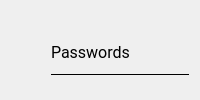
         <widget class="QWidget" name="widgetPasswords">
          <layout class="QVBoxLayout" name="verticalLayout_3">
           <item>
            <widget class="QFrame" name="framePasswordDashboard">
             <property name="frameShape">
              <enum>QFrame::NoFrame</enum>
             </property>
             <property name="frameShadow">
              <enum>QFrame::Raised</enum>
             </property>
             <widget class="QLineEdit" name="editSearch">
              <property name="geometry">
               <rect>
                <x>40</x>
                <y>100</y>
                <width>530</width>
                <height>25</height>
               </rect>
              </property>
              <property name="minimumSize">
               <size>
                <width>0</width>
                <height>25</height>
               </size>
              </property>
              <property name="maximumSize">
               <size>
                <width>16777215</width>
                <height>25</height>
               </size>
              </property>
              <property name="font">
               <font>
                <family>Roboto</family>
               </font>
              </property>
              <property name="inputMethodHints">
               <set>Qt::ImhLowercaseOnly|Qt::ImhNoAutoUppercase|Qt::ImhPreferLowercase|Qt::ImhPreferNumbers|Qt::ImhPreferUppercase|Qt::ImhUppercaseOnly</set>
              </property>
              <property name="text">
               <string/>
              </property>
              <property name="frame">
               <bool>true</bool>
              </property>
              <property name="placeholderText">
               <string>Search Name</string>
              </property>
              <property name="clearButtonEnabled">
               <bool>true</bool>
              </property>
             </widget>
             <widget class="QTableView" name="tablePasswords">
              <property name="geometry">
               <rect>
                <x>40</x>
                <y>150</y>
                <width>530</width>
                <height>242</height>
               </rect>
              </property>
              <property name="font">
               <font>
                <family>Roboto</family>
                <pointsize>9</pointsize>
               </font>
              </property>
              <property name="frameShape">
               <enum>QFrame::StyledPanel</enum>
              </property>
              <property name="horizontalScrollBarPolicy">
               <enum>Qt::ScrollBarAlwaysOn</enum>
              </property>
              <property name="autoScroll">
               <bool>false</bool>
              </property>
              <property name="editTriggers">
               <set>QAbstractItemView::NoEditTriggers</set>
              </property>
              <property name="tabKeyNavigation">
               <bool>false</bool>
              </property>
              <property name="showDropIndicator" stdset="0">
               <bool>true</bool>
              </property>
              <property name="alternatingRowColors">
               <bool>false</bool>
              </property>
              <property name="selectionMode">
               <enum>QAbstractItemView::SingleSelection</enum>
              </property>
              <property name="selectionBehavior">
               <enum>QAbstractItemView::SelectRows</enum>
              </property>
              <attribute name="horizontalHeaderMinimumSectionSize">
               <number>111</number>
              </attribute>
              <attribute name="horizontalHeaderDefaultSectionSize">
               <number>111</number>
              </attribute>
              <attribute name="verticalHeaderVisible">
               <bool>false</bool>
              </attribute>
             </widget>
             <widget class="QFrame" name="frame_4">
              <property name="geometry">
               <rect>
                <x>40</x>
                <y>530</y>
                <width>530</width>
                <height>40</height>
               </rect>
              </property>
              <property name="font">
               <font>
                <family>Roboto</family>
                <pointsize>9</pointsize>
               </font>
              </property>
              <property name="frameShape">
               <enum>QFrame::NoFrame</enum>
              </property>
              <layout class="QGridLayout" name="gridLayout">
               <property name="leftMargin">
                <number>0</number>
               </property>
               <property name="topMargin">
                <number>0</number>
               </property>
               <property name="rightMargin">
                <number>0</number>
               </property>
               <property name="bottomMargin">
                <number>0</number>
               </property>
               <property name="horizontalSpacing">
                <number>6</number>
               </property>
               <property name="verticalSpacing">
                <number>0</number>
               </property>
               <item row="0" column="2">
                <widget class="QPushButton" name="buttonDelete">
                 <property name="sizePolicy">
                  <sizepolicy hsizetype="Minimum" vsizetype="Fixed">
                   <horstretch>25</horstretch>
                   <verstretch>0</verstretch>
                  </sizepolicy>
                 </property>
                 <property name="minimumSize">
                  <size>
                   <width>0</width>
                   <height>27</height>
                  </size>
                 </property>
                 <property name="font">
                  <font>
                   <family>Roboto</family>
                   <pointsize>8</pointsize>
                  </font>
                 </property>
                 <property name="cursor">
                  <cursorShape>PointingHandCursor</cursorShape>
                 </property>
                 <property name="text">
                  <string>Delete</string>
                 </property>
                 <property name="icon">
                  <iconset>
                   <normaloff>icons/trash.svg</normaloff>icons/trash.svg</iconset>
                 </property>
                 <property name="iconSize">
                  <size>
                   <width>13</width>
                   <height>13</height>
                  </size>
                 </property>
                </widget>
               </item>
               <item row="0" column="0">
                <widget class="QPushButton" name="buttonCopyPassword">
                 <property name="sizePolicy">
                  <sizepolicy hsizetype="Minimum" vsizetype="Fixed">
                   <horstretch>25</horstretch>
                   <verstretch>0</verstretch>
                  </sizepolicy>
                 </property>
                 <property name="minimumSize">
                  <size>
                   <width>0</width>
                   <height>27</height>
                  </size>
                 </property>
                 <property name="font">
                  <font>
                   <family>Roboto</family>
                   <pointsize>8</pointsize>
                  </font>
                 </property>
                 <property name="cursor">
                  <cursorShape>PointingHandCursor</cursorShape>
                 </property>
                 <property name="text">
                  <string>Copy Password</string>
                 </property>
                 <property name="icon">
                  <iconset>
                   <normaloff>icons/copy.svg</normaloff>icons/copy.svg</iconset>
                 </property>
                 <property name="iconSize">
                  <size>
                   <width>13</width>
                   <height>13</height>
                  </size>
                 </property>
                </widget>
               </item>
               <item row="0" column="1">
                <widget class="QPushButton" name="buttonEdit">
                 <property name="sizePolicy">
                  <sizepolicy hsizetype="Minimum" vsizetype="Fixed">
                   <horstretch>25</horstretch>
                   <verstretch>0</verstretch>
                  </sizepolicy>
                 </property>
                 <property name="minimumSize">
                  <size>
                   <width>0</width>
                   <height>27</height>
                  </size>
                 </property>
                 <property name="font">
                  <font>
                   <family>Roboto</family>
                   <pointsize>8</pointsize>
                  </font>
                 </property>
                 <property name="cursor">
                  <cursorShape>PointingHandCursor</cursorShape>
                 </property>
                 <property name="text">
                  <string>Edit</string>
                 </property>
                 <property name="icon">
                  <iconset>
                   <normaloff>icons/edit.svg</normaloff>icons/edit.svg</iconset>
                 </property>
                 <property name="iconSize">
                  <size>
                   <width>13</width>
                   <height>13</height>
                  </size>
                 </property>
                </widget>
               </item>
              </layout>
             </widget>
             <widget class="QFrame" name="frame_3">
              <property name="geometry">
               <rect>
                <x>40</x>
                <y>20</y>
                <width>530</width>
                <height>45</height>
               </rect>
              </property>
              <property name="frameShape">
               <enum>QFrame::NoFrame</enum>
              </property>
              <property name="frameShadow">
               <enum>QFrame::Raised</enum>
              </property>
              <layout class="QVBoxLayout" name="verticalLayout_17">
               <property name="spacing">
                <number>0</number>
               </property>
               <property name="leftMargin">
                <number>0</number>
               </property>
               <property name="topMargin">
                <number>0</number>
               </property>
               <property name="rightMargin">
                <number>0</number>
               </property>
               <property name="bottomMargin">
                <number>0</number>
               </property>
               <item>
                <widget class="QLabel" name="labelHeading_4">
                 <property name="font">
                  <font>
                   <family>Roboto</family>
                   <pointsize>12</pointsize>
                  </font>
                 </property>
                 <property name="text">
                  <string>Passwords</string>
                 </property>
                 <property name="alignment">
                  <set>Qt::AlignLeading|Qt::AlignLeft|Qt::AlignVCenter</set>
                 </property>
                </widget>
               </item>
               <item>
                <widget class="Line" name="line">
                 <property name="frameShadow">
                  <enum>QFrame::Plain</enum>
                 </property>
                 <property name="lineWidth">
                  <number>1</number>
                 </property>
                 <property name="orientation">
                  <enum>Qt::Horizontal</enum>
                 </property>
                </widget>
               </item>
              </layout>
             </widget>
             <widget class="QFrame" name="frame_2">
              <property name="geometry">
               <rect>
                <x>40</x>
                <y>410</y>
                <width>531</width>
                <height>101</height>
               </rect>
              </property>
              <property name="frameShape">
               <enum>QFrame::StyledPanel</enum>
              </property>
              <property name="frameShadow">
               <enum>QFrame::Raised</enum>
              </property>
             </widget>
            </widget>
           </item>
          </layout>
         </widget>
